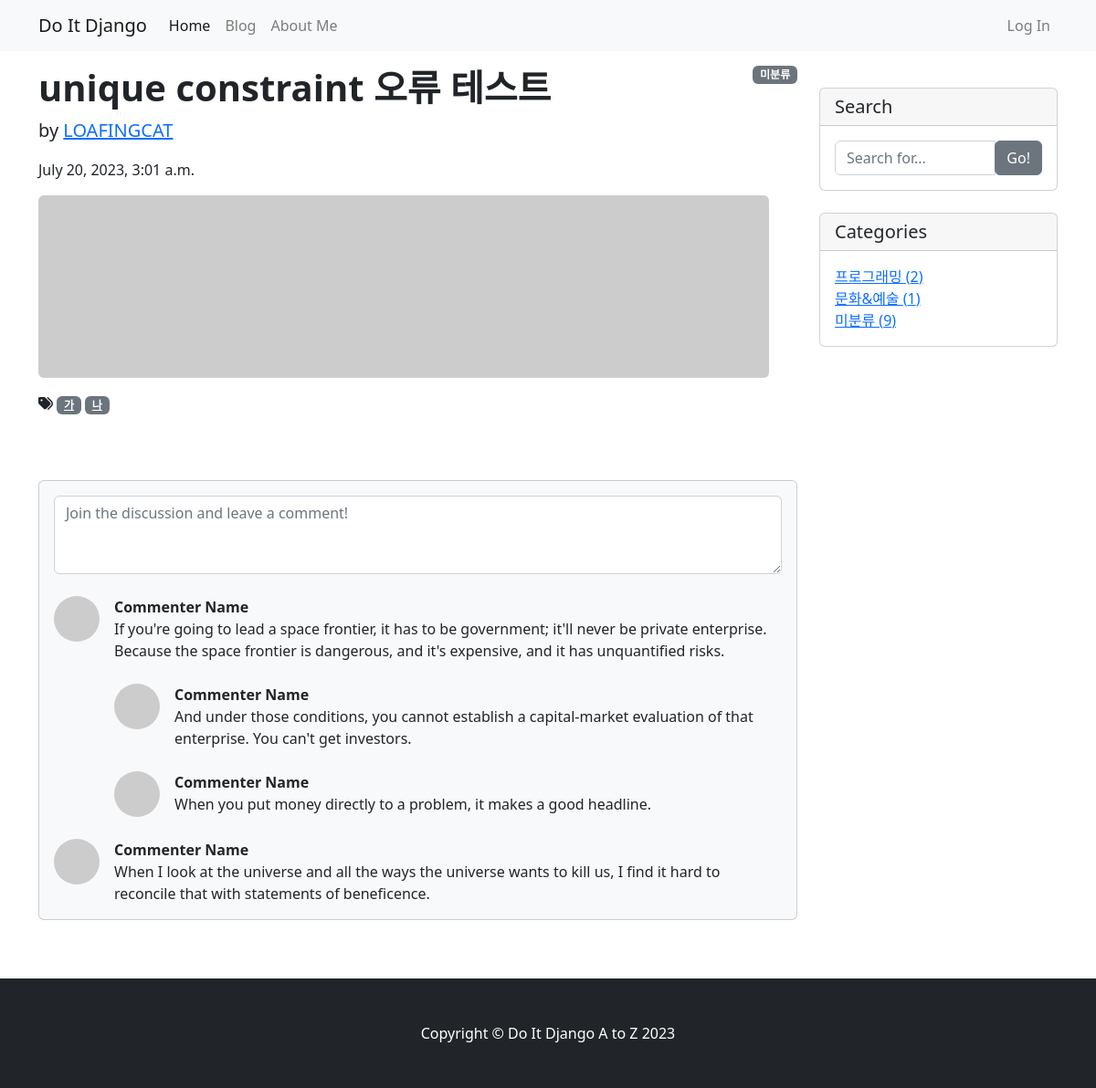
Page /blog/14/ on the committed database.
### blog/models.py (models this page shows, shortened)
class Post(models.Model):
    title = models.CharField(max_length=30)
    hook_text = models.CharField(max_length=100, blank=True)
    content = MarkdownxField()
    head_image = models.ImageField(upload_to='blog/images/%Y/%m/%d/', blank=True)
    file_upload = models.FileField(upload_to='blog/files/%Y/%m/%d/', blank=True)
    created_at = models.DateTimeField(auto_now=True)
    updated_at = models.DateTimeField(auto_now=True)
    author = models.ForeignKey(User, null=True, on_delete=models.SET_NULL)
    category = models.ForeignKey(Category, null=True, blank=True, on_delete=models.SET_NULL)
    tags = models.ManyToManyField(Tag, blank=True)
    def get_content_markdown(self):
        return markdown(self.content)

class Tag(models.Model):
    name = models.CharField(max_length=50, unique=True)
    slug = models.SlugField(max_length=200, unique=True, allow_unicode=True)
    def __str__(self):
        return self.name
    def get_absolute_url(self):
        return f'/blog/tag/{self.slug}/'

class Category(models.Model):
    name = models.CharField(max_length=50, unique=True)
    slug = models.SlugField(max_length=200, unique=True, allow_unicode=True)
    def __str__(self):
        return self.name
    def get_absolute_url(self):
        return f'/blog/category/{self.slug}/'
    class Meta:
        verbose_name_plural = 'Categories'

### blog/views.py (the view)
# urls.py: path('<int:pk>/', views.PostDetail.as_view()),
class PostDetail(DetailView):  # DetailView는 단일 인스턴스를 보여주는 기능
    model = Post  # PostDetail은 Post 모델의 단일 포스트를 보여주는 역할
    def get_context_data(self, **kwargs):
        context = super(PostDetail, self).get_context_data()
        context['categories'] = Category.objects.all()
        context['no_category_post_count'] = Post.objects.filter(category=None).count()
        return context

### blog/templates/blog/post_detail.html (shortened to what this page needs)
{% extends 'blog/base.html' %}
{% block main_area %}
<div id="post-area">
    {% if post.category %}
        <span class="badge badge-secondary float-right">{{ post.category }}</span>
    {% else %}
        <span class="badge badge-secondary float-right">미분류</span>
    {% endif %}
    <h1 class="fw-bolder mb-1">{{ post.title }}</h1>
    <p class="lead">
        by
        <a href="#">{{ post.author | upper }}</a>
    </p>
    <p>{{ post.created_at }}</p>
    {% if post.head_image %}
    <img class="card-fluid rounded" src="{{ p.head_image.url }}" alt="{{ post.title }} head_image">
    {% else %}
    <img class="card-fluid rounded" src="https://picsum.photos/seed/{{ p.id }}/800/200" alt="random_image">
    {% endif %}
<section class="mb-5">
    {% if post.tags.exists %}
        <i class="fas fa-tags"></i>
        {% for tag in post.tags.all %}
        <a href="{{ tag.get_absolute_url }}" class="badge badge-secondary">{{ tag }}</a>
        {% endfor %}
        <br/>
        <br/>
        {% endif %}
</section>
</div>
<div id="comment-area">
    <section class="mb-5">
        <div class="card bg-light">
            <div class="card-body">
                <form class="mb-4"><textarea class="form-control" rows="3"
                                             placeholder="Join the discussion and leave a comment!"></textarea></form>
                <div class="d-flex mb-4">
                    <div class="flex-shrink-0"><img class="rounded-circle"
                                                    src="https://dummyimage.com/50x50/ced4da/6c757d.jpg" alt="..."/>
                    </div>
                    <div class="ms-3">
                        <div class="fw-bold">Commenter Name</div>
                        If you're going to lead a space frontier, it has to be government; it'll never be private
                        enterprise. Because the space frontier is dangerous, and it's expensive, and it has unquantified
                        risks.
                        <div class="d-flex mt-4">
                            <div class="flex-shrink-0"><img class="rounded-circle"
                                                            src="https://dummyimage.com/50x50/ced4da/6c757d.jpg"
                                                            alt="..."/>
                            </div>
                            <div class="ms-3">
                                <div class="fw-bold">Commenter Name</div>
                                And under those conditions, you cannot establish a capital-market evaluation of that
                                enterprise. You can't get investors.
                            </div>
                        </div>
                        <div class="d-flex mt-4">
                            <div class="flex-shrink-0"><img class="rounded-circle"
                                                            src="https://dummyimage.com/50x50/ced4da/6c757d.jpg"
                                                            alt="..."/>
                            </div>
                            <div class="ms-3">
                                <div class="fw-bold">Commenter Name</div>
                                When you put money directly to a problem, it makes a good headline.
                            </div>
                        </div>
                    </div>
                </div>
                <div class="d-flex">
                    <div class="flex-shrink-0"><img class="rounded-circle"
                                                    src="https://dummyimage.com/50x50/ced4da/6c757d.jpg" alt="..."/>
                    </div>
                    <div class="ms-3">
                        <div class="fw-bold">Commenter Name</div>
                        When I look at the universe and all the ways the universe wants to kill us, I find it hard to
                        reconcile that with statements of beneficence.
                    </div>
                </div>
            </div>
        </div>
    </section>
</div>
{% endblock %}

### blog/templates/blog/base.html (shortened to what this page needs)
<!DOCTYPE html>
{% load static %}
<html lang="ko">
<head>
    <link rel="stylesheet" href="{% static 'blog/bootstrap/bootstrap.min.css' %}" media="screen">
    <link rel="stylesheet" href="{% static 'blog/css/styles.css' %}" media="screen">
</head>
<body>
{% include 'blog/navbar.html' %}
    <div class="container my-3">
        <div class="row">
            <div class="col-md-8 col-lg-9" id="main-area">
                {% block main_area %}
                {% endblock %}
            </div>
            <div class="col-md-4 col-lg-3">
                <div class="card my-4">
                    <h5 class="card-header">Search</h5>
                    <div class="card-body">
                        <div class="input-group">
                            <input type="text" class="form-control" placeholder="Search for...">
                            <span class="input-group-btn">
                                <button class="btn btn-secondary" type="button">Go!</button>
                            </span>
                        </div>
                    </div>
                </div>
                <div class="card my-4" id="categories-card">
                    <h5 class="card-header">Categories</h5>
                    <div class="card-body">
                        <div class="row">
                                <ul class="list-unstyled mb-0">
                                    {% for category in categories %}
                                    <li>
                                        <a href="{{ category.get_absolute_url }}">{{ category }} ({{ category.post_set.count }})</a>
                                    </li>
                                    {% endfor %}
                                    <li>
                                        <a href="/blog/category/no_category/">미분류 ({{ no_category_post_count }})</a>
                                    </li>
                                </ul>
                        </div>
                    </div>
                </div>
            </div>
        </div>
    </div>
    {% include 'blog/footer.html' %}
</body>
</html>

### blog/templates/blog/navbar.html (shortened to what this page needs)
{% load socialaccount %}
<nav class="navbar navbar-expand-lg navbar-light bg-light">
        <div class="container">
            <a class="navbar-brand" href="/">Do It Django</a>
            <div class="collapse navbar-collapse" id="navbarNavDropdown">
                <ul class="navbar-nav">
                    <li class="nav-item active">
                        <a class="nav-link" href="/">Home</a>
                    </li>
                    <li class="nav-item">
                        <a class="nav-link" href="/blog/">Blog</a>
                    </li>
                    <li class="nav-item">
                        <a class="nav-link" href="/about_me/">About Me</a>
                    </li>
                </ul>
                <ul class="navbar-nav ml-auto">
                    {% if user.is_authenticated %}
                    <li class="nav-item dropdown">
                        <a class="nav-link dropdown-toggle" href="#" id="navbarDropdownMenuLink" role="button"
                            data-toggle="dropdown" aria-haspopup="true" aria-expanded="false">
                            {{ user.username }}
                        </a>
                        <div class="dropdown-menu" aria-labelledby="navbarDropdownMenuLink">
                            <a class="dropdown-item" href="/accounts/logout/">Log Out</a>
                        </div>
                    </li>
                    {% else %}
                    <li class="nav-item">
                        <a class="nav-link" href="#"data-toggle="modal" data-target="#loginModal">Log In</a>
                    </li>
                    {% endif %}
                </ul>
            </div>
        </div>
    </nav>

### blog/templates/blog/footer.html
    <footer class="py-5 bg-dark">
        <div class="container">
            <p class="m-0 text-center text-white">
                Copyright &copy; Do It Django A to Z 2023
            </p>
        </div>
    </footer>

### rows in the picture
Post: title "unique constraint 오류 테스트", author "LOAFINGCAT", created_at "July 20, 2023, 3:01 a.m."
Tag: name "가"
Tag: name "나"
Category: name "프로그래밍", post_set.count "2"
Category: name "문화&예술", post_set.count "1"

### other values in the picture
{{ no_category_post_count }} "9"
